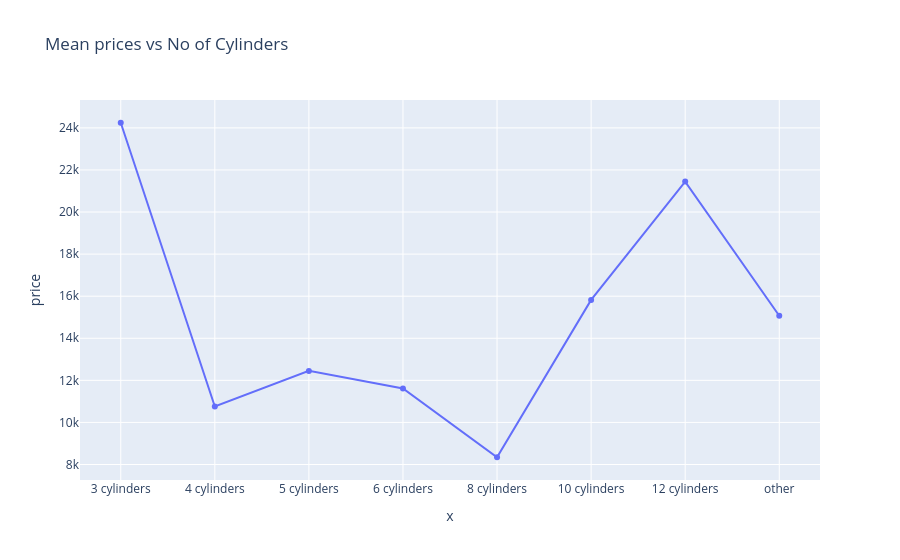

Notebook source saved alongside this figure:
### Code cell
cylinder_list = ['3 cylinders','4 cylinders','5 cylinders','6 cylinders','8 cylinders','10 cylinders', '12 cylinders', 'other']
vehicle_df_cyl = vehicle_df_dropna.groupby('cylinders')[['price']].mean()

fig = px.line(vehicle_df_cyl, x=cylinder_list, y='price', markers=True, title='Mean prices vs No of Cylinders')
fig.show()

### Figure 1 — Plotly figure (JSON) as saved in the notebook; plotly's stock layout.template omitted (floating-point values rounded to 4 significant figures)
{"data": [{"hovertemplate": "x=%{x}<br>price=%{y}<extra></extra>", "legendgroup": "", "line": {"color": "#636efa", "dash": "solid"}, "marker": {"symbol": "circle"}, "mode": "lines+markers", "name": "", "orientation": "v", "showlegend": false, "type": "scatter", "x": ["3 cylinders", "4 cylinders", "5 cylinders", "6 cylinders", "8 cylinders", "10 cylinders", "12 cylinders", "other"], "xaxis": "x", "y": [24240.0, 10760.0, 12450.0, 11620.0, 8345.0, 15820.0, 21450.0, 15070.0], "yaxis": "y"}], "layout": {"autosize": true, "legend": {"tracegroupgap": 0}, "title": {"text": "Mean prices vs No of Cylinders"}, "xaxis": {"anchor": "y", "autorange": true, "domain": [0, 1], "range": [-0.423, 7.423], "title": {"text": "x"}, "type": "category"}, "yaxis": {"anchor": "x", "autorange": true, "domain": [0, 1], "range": [7033.0, 25560.0], "title": {"text": "price"}, "type": "linear"}}}
